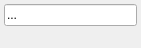
<?xml version="1.0" encoding="UTF-8"?>
<ui version="4.0">
 <class>TrackGroupView</class>
 <widget class="QWidget" name="TrackGroupView">
  <property name="geometry">
   <rect>
    <x>0</x>
    <y>0</y>
    <width>141</width>
    <height>46</height>
   </rect>
  </property>
  <property name="sizePolicy">
   <sizepolicy hsizetype="Maximum" vsizetype="Preferred">
    <horstretch>0</horstretch>
    <verstretch>0</verstretch>
   </sizepolicy>
  </property>
  <property name="windowTitle">
   <string>Form</string>
  </property>
  <layout class="QVBoxLayout" name="verticalLayout">
   <property name="spacing">
    <number>0</number>
   </property>
   <property name="leftMargin">
    <number>1</number>
   </property>
   <property name="topMargin">
    <number>1</number>
   </property>
   <property name="rightMargin">
    <number>1</number>
   </property>
   <property name="bottomMargin">
    <number>1</number>
   </property>
   <item>
    <widget class="QWidget" name="topPanel" native="true">
     <layout class="QHBoxLayout" name="horizontalLayout_2">
      <property name="spacing">
       <number>3</number>
      </property>
      <property name="leftMargin">
       <number>3</number>
      </property>
      <property name="topMargin">
       <number>3</number>
      </property>
      <property name="rightMargin">
       <number>3</number>
      </property>
      <property name="bottomMargin">
       <number>3</number>
      </property>
      <item>
       <widget class="QLineEdit" name="groupNameField">
        <property name="text">
         <string>...</string>
        </property>
       </widget>
      </item>
     </layout>
    </widget>
   </item>
   <item>
    <widget class="QWidget" name="tracksPanel" native="true">
     <property name="sizePolicy">
      <sizepolicy hsizetype="Preferred" vsizetype="Preferred">
       <horstretch>0</horstretch>
       <verstretch>1</verstretch>
      </sizepolicy>
     </property>
     <layout class="QHBoxLayout" name="horizontalLayout"/>
    </widget>
   </item>
  </layout>
 </widget>
 <resources/>
 <connections/>
</ui>
